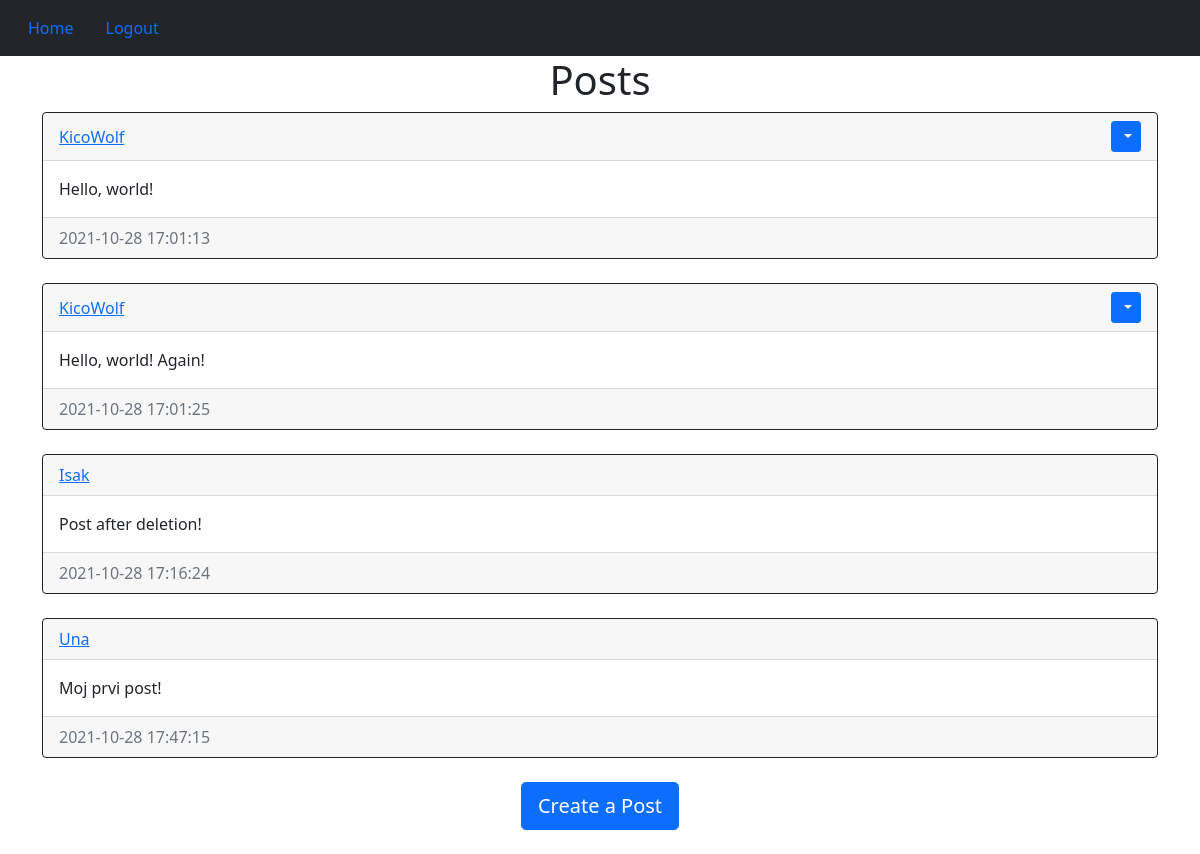
Screenshot of /home (signed in) with the database file from the repository.
### website/models.py (models this page shows)
class Post(db.Model):
    id = db.Column(db.Integer, primary_key=True)
    text = db.Column(db.Text, nullable=False)
    date_created = db.Column(db.DateTime(timezone=True), default=func.now())
    user_id = db.Column(
        db.Integer,
        db.ForeignKey(column="user.id", ondelete="CASCADE"),  # user is lowercase because it's represented as such in the database (?)
        nullable=False
    )
    comments = db.relationship("Comment", backref="post", passive_deletes=True)

class User(db.Model, UserMixin):
    id = db.Column(db.Integer, primary_key=True) # TODO change to serial
    email = db.Column(db.String(150), unique=True)
    username = db.Column(db.String(150), unique=True)
    password = db.Column(db.String(150))
    date_created = db.Column(db.DateTime(timezone=True), default=func.now())
    posts = db.relationship("Post", backref="user", passive_deletes=True)
    comments = db.relationship("Comment", backref="user", passive_deletes=True)

### website/views.py (the view)
@views.route("/")
@views.route("/home")
@views.route("/home/<string:author>")
@login_required
def home(author: str = ""):
    if author == "":
        posts = Post.query.all()
    else:
        user = User.query.filter_by(username=author).first()
        if not user:
            flash("Invalid Username.")
        posts = user.posts
    return render_template("home.html",
                           user=current_user,
                           posts=posts,
                           author=author)

### website/__init__.py (called while the page is built)
def create_app():
    app = Flask(__name__) # Creates instance of the flask class
    app.config["SECRET_KEY"] = generate_key()
    app.config["SQLALCHEMY_DATABASE_URI"] = f"sqlite:///{DB_NAME}"
    db.init_app(app)
    from .views import views
    from .posts import posts
    from .auth import auth
    app.register_blueprint(auth, url_prefix="/")
    app.register_blueprint(views, url_prefix="/")
    app.register_blueprint(posts, url_prefix="/")
    from .models import User, Post # Have to put here for circular import
    create_database(app)
    login_manager = LoginManager()
    login_manager.login_view = "auth.login"
    login_manager.init_app(app)
    @login_manager.user_loader
    def load_user(id):
        return User.query.get(int(id))
    return app

### website/templates/home.html (shortened to what this page needs)
{% extends "base.html" %}
{% block content %}
    <h1 align="center">
        {% if author == "": %}
            Posts
        {% else: %}
            {{author}}'s Posts
        {% endif %}
    </h1>
    {% for post in posts: %}
        <div class="card border-dark">
            <div class="card-header d-flex justify-content-between align-items-center">
                <a href="/home/{{post.user.username}}">{{ post.user.username }}</a>
                {% if user.id == post.user_id: %}
                    <div class="btn-group">
                        <button
                            type="button"
                            class="btn btn-sm btn-primary dropdown-toggle"
                            data-bs-toggle="dropdown"
                        >
                        </button>
                    </div>
                {% endif %}
            </div>
            <div class="card-body">
                <div class="card-text">{{ post.text }}</div>
            </div>
            <div class="card-footer text-muted">{{ post.date_created }}</div>
        </div>
        <br />
    {% endfor %}
    <div align="center">
        <a href="/create-post">
            <button type="button" class="btn btn-primary btn-lg">
                Create a Post
            </button>
        </a>
    </div>
    <br />
{% endblock %}

### website/templates/base.html (shortened to what this page needs)
<!DOCTYPE html>
<html lang="en">
<head>
    <link
        href="https://cdn.jsdelivr.net/npm/bootstrap@5.1.3/dist/css/bootstrap.min.css"
        rel="stylesheet"
    />
</head>
<body>
    <nav class="navbar navbar-expand-lg navbar-dark bg-dark">
        <div class="container-fluid">
            <div class="collapse navbar-collapse" id="navbar">
                <a href="/home" class="nav-item nav-link">Home</a>
                {% if user.is_authenticated %}
                    <a href="/logout" class="nav-item nav-link">Logout</a>
                {% else %}
                    <a href="/login" class="nav-item nav-link">Login</a>
                    <a href="/signup" class="nav-item nav-link">Sign Up</a>
                {% endif %}
            </div>
        </div>
    </nav>
    <div class="container">
        <div>{% block content %}{% endblock %}</div>
    </div>
</body>
</html>

### rows the page displays
Post: user.username "KicoWolf", text "Hello, world!", date_created "2021-10-28 17:01:13"
Post: user.username "KicoWolf", text "Hello, world! Again!", date_created "2021-10-28 17:01:25"
Post: user.username "Isak", text "Post after deletion!", date_created "2021-10-28 17:16:24"
Post: user.username "Una", text "Moj prvi post!", date_created "2021-10-28 17:47:15"
